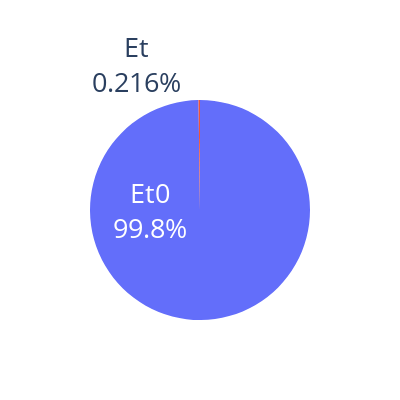

The cell this chart's notebook holds for it:
### Code cell
from openturns.usecases import ishigami_function
import openturns as ot
import openturns.viewer as viewer
from matplotlib import pylab as plt
import numpy as np
import plotly.graph_objs as go
ot.Log.Show(ot.Log.NONE)

# Xuezhen Zhang et al., 2020
ot.RandomGenerator.SetSeed(0)
formula = ['(Et0 - Et)/Et0']
model = ot.SymbolicFunction(['Et0', 'Et'], formula)
distributions = [ot.Uniform(0.143, 1.194), # Λ1 and Λ2 are parameters and implemented into OGS code.
                 ot.Uniform(6.056, 6.282)] # water table height
distribution = ot.ComposedDistribution(distributions)
print(distribution)
sensitivityAnalysis = ot.FAST(model, distribution, 101)
print(sensitivityAnalysis.getFirstOrderIndices())


y = np.array(sensitivityAnalysis.getFirstOrderIndices())
mylab=['Et0', 'Et']
# Set options for the pie chart size
pie_width = 400
pie_height = 400

# Create Plotly pie chart
fig = go.Figure(data=[go.Pie(labels=mylab,
                             values=y,
                             text=y,
                             textinfo='label+percent',
                             insidetextorientation='radial',
                             textfont=dict(size=27), # set font size for all text
                             showlegend=False)]) # remove the legend

fig.update_layout(
    autosize=False,  # disable auto-sizing
    width=pie_width,  # set width
    height=pie_height,  # set height
)
fig.show()

### Figure 1 — Plotly figure (JSON) as saved in the notebook; plotly's stock layout.template omitted (floating-point values rounded to 4 significant figures)
{"data": [{"insidetextorientation": "radial", "labels": ["Et0", "Et"], "showlegend": false, "text": [0.9482, 0.00205], "textfont": {"size": 27}, "textinfo": "label+percent", "type": "pie", "values": [0.9482, 0.00205]}], "layout": {"autosize": false, "height": 400, "width": 400}}
